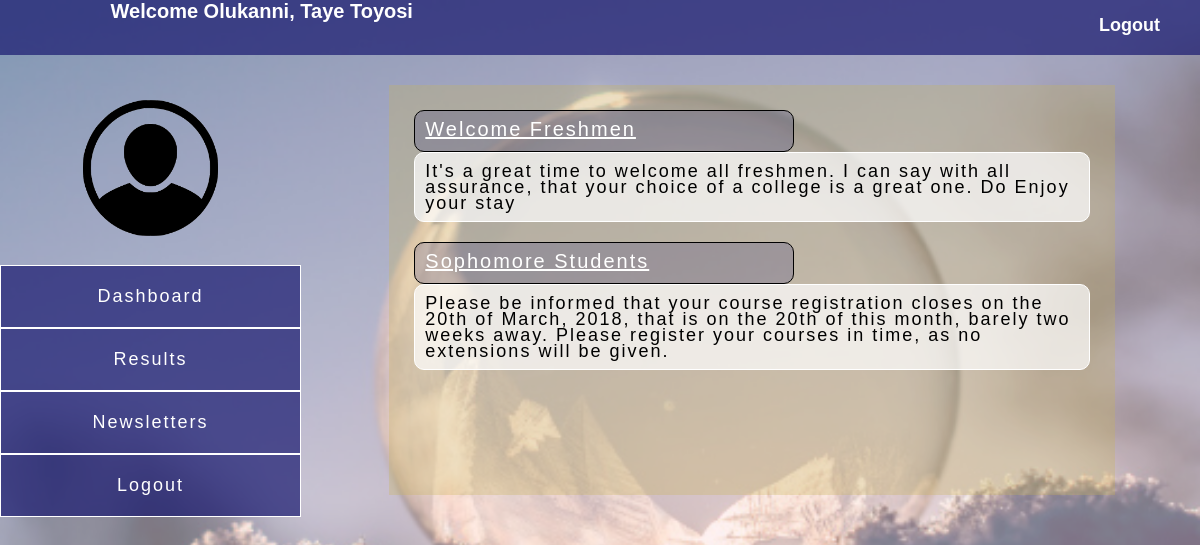
The page /public/student/view_newsletter.php (signed in) on the database its author committed.
### tables this page shows
CREATE TABLE `newsletter` (
  `news_id` int(10) UNSIGNED NOT NULL,
  `news_name` text NOT NULL,
  `news_content` text NOT NULL,
  `date` date NOT NULL,
  `admin_id` int(10) NOT NULL
);

### public/student/view_newsletter.php (the view, shortened to what this page needs)
<?php
    include("db/authentication.php");
    $name = $_SESSION['student_name'];
      $query = mysqli_query($db, "SELECT * FROM newsletter")  or  die(mysqli_error($db));
?>
<!Doctype html public "-//W3C//DTD XHTML 1.0 Transitional//EM"
"http://www.w3.org/TR/xhtml1/DTD/xhtml1-transitional.dtd">
<html xmlns="http://wwww.w3.org/1999/xhtml">
    <head>
</head>
<body>
    <div id="container">
        <div class="header">
            <p class="student_name float_left">Welcome <?php echo $name;?></p>
            <a href="student_logout.php" class="float_right logout">Logout</a></p></div>
        <div id="side1">
            <div class="profile_image" align="center"><img src="../../img/placeholder.png"></div>
            <ul>
                <li class="top"><a href="student_home.php"> Dashboard</a></li>
                <li class="top"><a href="view_result.php">Results</a></li>
                <li class="top"><a href="view_newsletter.php">Newsletters</a></li>
                <li class="top"><a href="student_logout.php">Logout</a></li>
            </ul>
        </div>
        <div id="side2">
            <div id="body">
                 <div class="float-div" >
        <?php while($result = mysqli_fetch_array($query)){ ?>
        <div id="post" class="center">
             <?php  echo '<a class="newshead" id="button2" href=newsletter.php?news_id='.$result['news_id'].'> '.$result['news_name'].'</a>';?>
                <p class="news_content"><?php echo $result['news_content'] ?></p>
        </div>
        <?php } ?>
    </div>
            </div>
        </div>
    </div>
</body>
</html>

### public/student/view_newsletter.php (style rules this page uses)
* { align-items: center; margin:0; padding:0 }
body { background-color: rgba(255,0,0, 0.1); }
#container { position: relative; min-height: 100vh; margin: 0px; overflow: hidden; }
#container::after { content: ""; background: url(../../img/ball.jpg); opacity: 0.5; top: 0; left: 0; bottom: 0; right: 0; position: absolute; z-index: -1; min-height: 100vh; margin: 0px; background-repeat: no-repeat; background-position: 50% 0; -ms-background-size: cover; -o-background-size: cover; -moz-background-size: cover; -webkit-background-size: cover; background-size: cover; }
.student_name { font-family:Arial; font-size:20px; font-weight: bold; margin-top: 0px; padding: 0 110.6px; color: #fff; }
.header p { margin-right: 40px; }
.header a { font-family: Helvetica, sans-serif; font-weight: bold; margin-top:15px; margin-right: 40px; font-size: 18px; text-decoration: none; color: #fff; }
#side1 { width: 25.1%; float: left; }
#side1 ul { list-style-type: none; text-align: center; }
#side1 ul li { border: 1px solid #fff; background-color: rgba(25,25,112, 0.7) }
#side1 ul li a { padding: 20px 30px; color: #fff; font-family:Arial; font-size:18px; display:block; letter-spacing: 2px; text-decoration: none }
#side2 { width: 74.6%; float: right; }
.header { height: 55px; background-color: rgba(25,25,112, 0.7); }
.profile_image { height: 120px; width: 50%; margin: 45px auto; }
.profile_image img { width: 90%; }
.float_right { float: right; }
.float_left { float: left; }
#body { width: 80%; min-height: 50vh; line-height: 1em; margin: 30px auto; background-color: rgba(197, 179, 88, 0.3); padding: 5px; }
.newshead { color:#fff; font-family:Arial, Helvetica, sans-serif; font-size:20px; letter-spacing:2px; padding:10px; display:block; background-color: rgba(25,25,112,0.2); border:1px solid black; width: 50%; min-height: 20px; border-radius: 10px; font-style: bold; margin-top: 20px; margin-left: 20px }
.news_content { color:#000; font-family:Arial, Helvetica, sans-serif; font-size:18px; letter-spacing:2px; padding:10px; display:block; background-color: rgba(255,255,255,0.7); border:1px solid white; border-radius: 10px; margin-bottom: 20px; margin:0 20px 20px 20px; }

### rows shown on the page
newsletter: news_name "Welcome Freshmen", news_content "It's a great time to welcome all freshmen. I can say with all assurance, that your choice of a college is a great one. Do Enjoy your stay"
newsletter: news_name "Sophomore Students", news_content "Please be informed that your course registration closes on the 20th of March, 2018, that is on the 20th of this month, barely two weeks away. Please register your courses in time, as no extensions will be given."

### other values the page prints
$name "Olukanni, Taye Toyosi"
